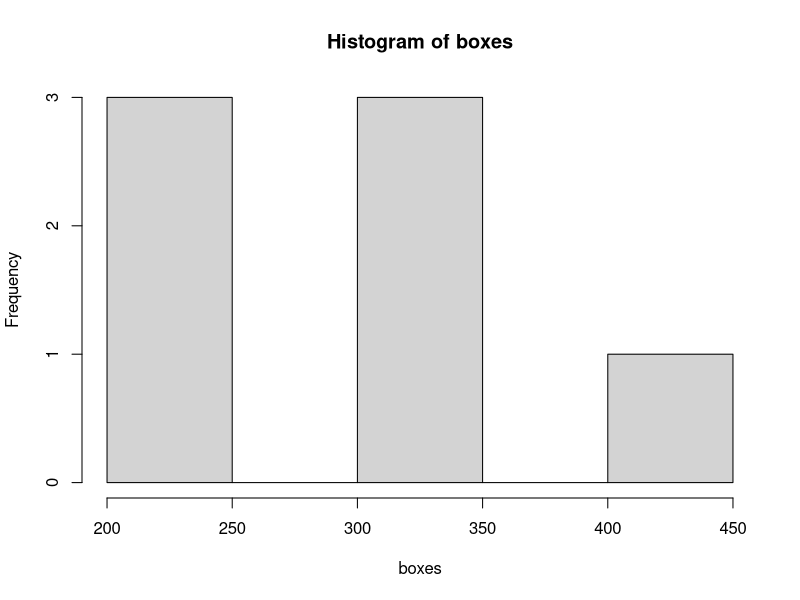

The R source for this figure:
# Basic Statistical Measures in Business Statistics
boxes = c(235, 337, 248, 317, 402, 237, 345)
hist(boxes)
mean(boxes)
?fivenum
stats = fivenum(boxes)
names(stats) = c('min', '25Perc', 'median', '75Perc', 'max')
stats
iqr = stats['75Perc'] - stats['25Perc']
iqr
sd(boxes)
?pnorm
?Normal

